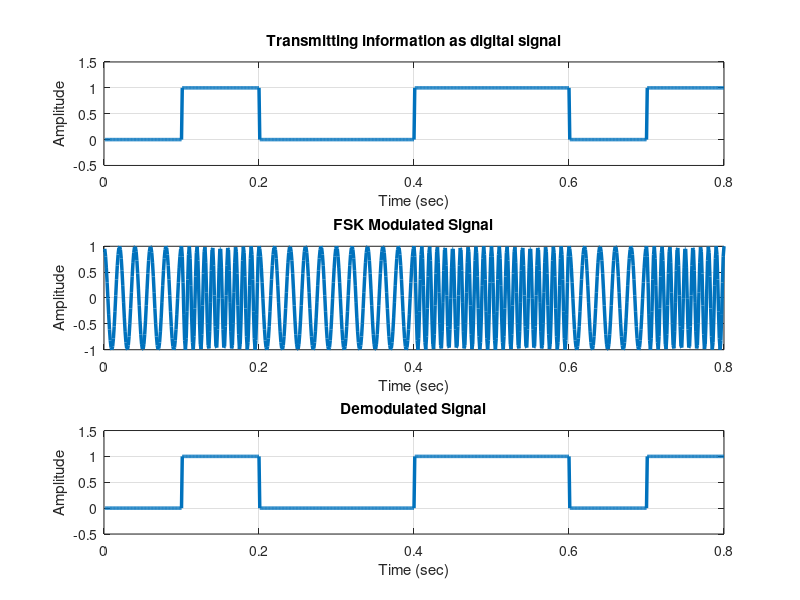

MATLAB code to generate this figure:
% MATLAB code for binary FSK modulation and demodulation
clear all; close all; clc;

bp = 0.1; % Bit period
bit = [0 1 0 0 1 1 0 1 ]; % Binary information to transmit
disp('Binary information at transmitter:');
disp(bit);

% Representation of transmitting binary information as a digital signal
bit_rate = 1 / bp;
n = 100; % Number of samples per bit
digit = []; % Digital signal initialization

for i = 1:length(bit)
    if bit(i) == 1
        se = ones(1, n); % Set high for bit 1
    else
        se = zeros(1, n); % Set low for bit 0
    end
    digit = [digit se];
end

t1 = bp / 100 : bp / 100 : 100 * length(bit) * (bp / 100);
subplot(3, 1, 1);
plot(t1, digit, 'LineWidth', 2.5); grid on;
axis([0 bp * length(bit) -0.5 1.5]);
ylabel('Amplitude');
xlabel('Time (sec)');
title('Transmitting information as digital signal');

% Binary FSK Modulation
f1 = bit_rate * 10; % Frequency for binary 1
f2 = bit_rate * 5;  % Frequency for binary 0
t2 = bp / 99 : bp / 99 : bp;
x = []; % Modulated signal initialization

for i = 1:length(bit)
    if bit(i) == 1
        y = cos(2 * pi * f1 * t2); % Carrier for bit 1
    else
        y = cos(2 * pi * f2 * t2); % Carrier for bit 0
    end
    x = [x y];
end

t3 = bp / 99 : bp / 99 : bp * length(bit);
subplot(3, 1, 2);
plot(t3, x, 'LineWidth', 2.5); grid on;
xlabel('Time (sec)');
ylabel('Amplitude');
title('FSK Modulated Signal');

% Binary FSK Demodulation
demodulated_bit = []; % Demodulated binary sequence
for i = 1:length(bit)
    % Extract each bit duration segment from the modulated signal
    segment = x((i-1)*length(t2)+1:i*length(t2));
    
    % Correlation with each carrier frequency
    corr_f1 = sum(segment .* cos(2 * pi * f1 * t2)); % Correlation with f1
    corr_f2 = sum(segment .* cos(2 * pi * f2 * t2)); % Correlation with f2
    
    % Decision: if correlation with f1 is higher, it's bit 1; else bit 0
    if corr_f1 > corr_f2
        demodulated_bit = [demodulated_bit 1];
    else
        demodulated_bit = [demodulated_bit 0];
    end
end

% Plotting demodulated signal
disp('Demodulated binary information at receiver:');
disp(demodulated_bit);

% Digital representation of demodulated data
demodulated_signal = [];
for i = 1:length(demodulated_bit)
    if demodulated_bit(i) == 1
        se = ones(1, n); % High for bit 1
    else
        se = zeros(1, n); % Low for bit 0
    end
    demodulated_signal = [demodulated_signal se];
end

subplot(3, 1, 3);
plot(t1, demodulated_signal, 'LineWidth', 2.5); grid on;
axis([0 bp * length(bit) -0.5 1.5]);
ylabel('Amplitude');
xlabel('Time (sec)');
title('Demodulated Signal');
